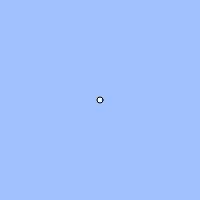
Frame 1 (no input)
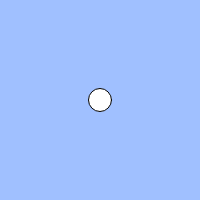
Frame 60 (no input)
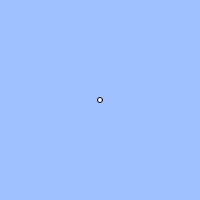
Frame 120 (the mouse pressed at the canvas centre since frame 60)

The p5.js sketch that drew these frames (run headless with seeded random() and noise() and a simulated clock; from frame 60 on, the mouse is pressed at the canvas centre):

// p5.js sketch
// ── sketch.js
// 練習問題「心臓の鼓動のように大きくなったり小さくなったりする円」
let count;
let cycle;
let size;

function setup(){
  createCanvas(200,200);

  count = 0;
  cycle = 40
   size=5;

}

function draw(){
  background(160, 192, 255);
  count= (count + 1) % cycle;

  if(count<20){size+=1}
  else{size-=1}
  console.log(size)

  ellipse(width / 2, height / 2, size);
}
